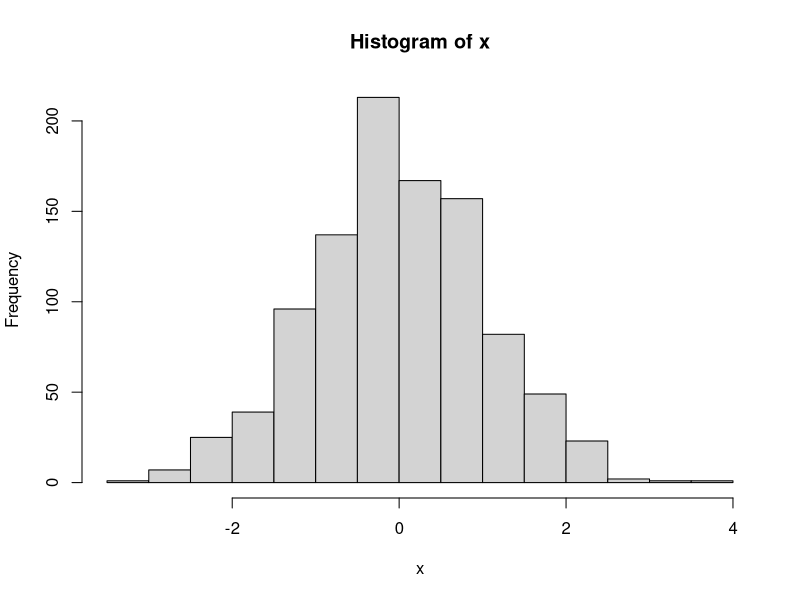
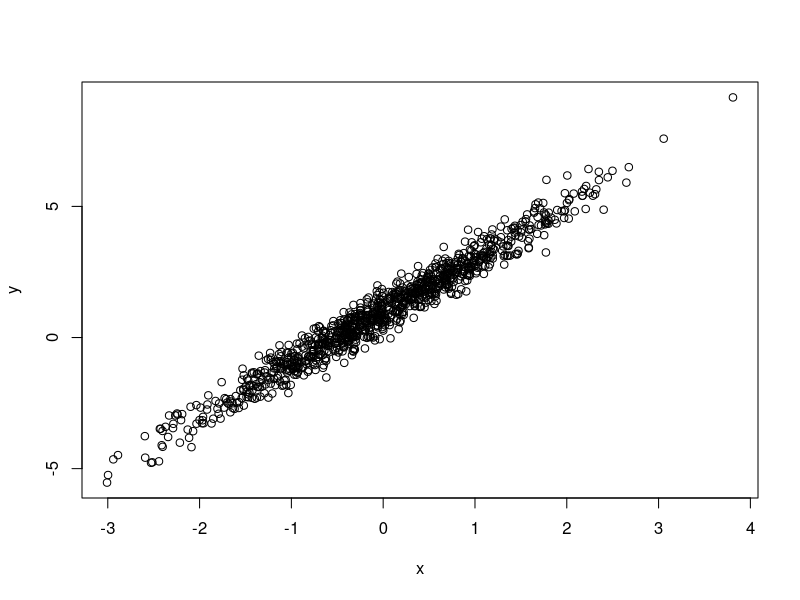

The R script that drew these images, in order:
## ---- chunk 1
knitr::opts_chunk$set(
  collapse = TRUE,
  fig.width = 8,
  fig.height = 4
)
## ---- chunk 2
##################################################################
# June 2, 2017
# Jeff Goldsmith
#
# Script for exploring R!
##################################################################
## ---- chunk 3
2 + 3

(18/3 + 1*2) ^ (4 - 2) - 6.18273
## ---- chunk 4
x = (18/3 + 1*2) ^ (4 - 2) - 6.18273
y = c(1, 3, 6, 9)
## ---- chunk 5
x = c(1, 3, 6, 9)
x
## ---- chunk 6
vec1 = 5:8
vec2 = c("My", "name", "is", "Jeff")
vec3 = c(TRUE, TRUE, TRUE, FALSE)
vec4 = factor(c("male", "male", "female", "female"))

class(vec1)
class(vec2)
class(vec3)
class(vec4)
## ---- chunk 7
vec4
as.numeric(vec4)

vec4 = relevel(vec4, ref = "male")
vec4
as.numeric(vec4)
## ---- chunk 8
mat1 = matrix(1:8, nrow = 2, ncol = 4)
mat1
## ---- chunk 9
mat2 = rbind(c(7,9,11,13), mat1)
mat2
## ---- chunk 10
mat3 = cbind(vec1, vec2)
mat3
## ---- chunk 11
vec1[1]
mat1[2,4]
## ---- chunk 12
vec1[2:3]
mat1[1, ]
## ---- chunk 13
vec1[c(TRUE, FALSE, TRUE, FALSE)]
vec1[vec1 > 2]
which(vec1 > 2)
## ---- chunk 14
vec1[2:3] = c(14, 15)
vec1

mat1[1,1] = 12; mat1[2,] = 1:4
mat1

vec4[1] = "Male"
vec4
## ---- chunk 15
colnames(mat1) = c("Col1", "Col2", "Col3", "Col4")
mat1[,c("Col1", "Col3")]
## ---- chunk 16
vec = rnorm(1000)

str(vec)
length(vec)
head(vec)
head(vec, 20)
tail(vec)
mean(vec)
median(vec)
summary(vec)

vec = sample(c("male", "female"), 1000, replace = TRUE, prob = c(.3, .7))
str(vec)
table(vec)
## ---- chunk 17
set.seed(1)

x = rnorm(1000)
y = 1 + 2 * x + rnorm(1000, 0, .4)
hist(x)
plot(x, y)
## ---- chunk 18
l = list(a = 1:5,
         b = matrix(1:8, 2, 4),
         c = TRUE,
         d = summary(rnorm(1000)))
l
## ---- chunk 19
l$a
l[[1]]
l[[1]][1:3]
## ---- chunk 20
vec = c(1, 2, NA, 4, 5, NULL, 6, 7)
vec
mean(vec)
mean(vec, na.rm = TRUE)
